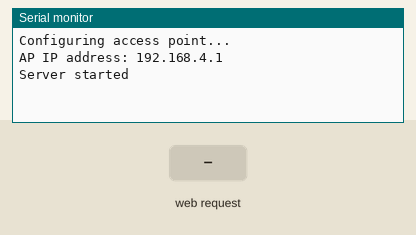
Simulated run of this sketch. Board: ESP32. Parts: the last lines printed to the serial monitor. The test bench sets the inputs (shaded band). Storage starts empty.

Above: at 1.2 s.
1.3 s: HTTP request GET /video.mp4 received
At 2.5 s:
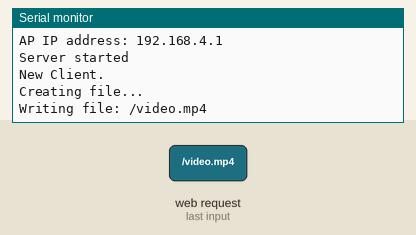
At 4.0 s:
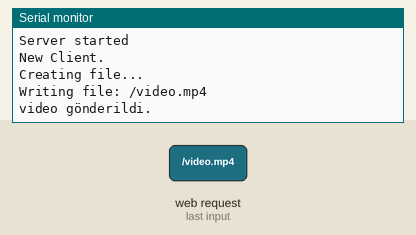

Measured:
- after the input at 1.3 s, the serial monitor: prints a new line at once (image 1)

The sketch:

video_alan_esp.ino
```cpp
#include <WiFi.h>
#include <WiFiClient.h>
#include <WiFiAP.h>
#include "FS.h"
#include "SD.h"
#include <SPI.h>

#define SD_CS 5

const char *ssid = "ESP32";
const char *password = "123456789";

WiFiServer server(80);

byte btArray[1200]={-2,-2,-2,-2,-2,-2,-2,-2,-2,-2,-2,-2,-2,-2,-2,-2,-2,-2,-2,-2,-2,-2,-2,-2,-2,-2,-2,-2,-2,-2,-2,-2,-2,
                  -2,-2,-2,-2,-2,-2,-2,-2,-2,-2,-2,-2,-2,-2,-2,-2,-2,-2,-2,-2,-2,-2,-2,-2,-2,-2,-2,-2,-2,-2,-2,-2,-2,
                  -2,-2,-2,-2,-2,-2,-2,-2,-2,-2,-2,-2,-2,-2,-2,-2,-2,-2,-2,-2,-2,-2,-2,-2,-2,-2,-2,-2,-2,-2,-2,-2,-2,-2,
                  -2,-2,-2,-2,-2,-2,-2,-2,-2,-2,-2,-2,-2,-2,-2,-2,-2,-2,-2,-2,-2,-2,-2,-2,-2,-2,-2,-2,-2,-2,-2,-2,-2,
                  -2,-2,-2,-2,-2,-2,-2,-2,-2,-2,-2,-2,-2,-2,-2,-2,-2,-2,-2,-2,-2,-2,-2,-2,-2,-2,-2,-2,-2,-2,-2,-2,-2,
                  -2,-2,-2,-2,-2,-2,-2,-2,-2,-2,-2,-2,-2,-2,-2,-2,-2,-2,-2,-2,-2,-2,-2,-2,-2,-2,-2,-2,-2,-2,-2,-2,-2,-2,
                  -2,-2,-2,-2,-2,-2,-2,-2,-2,-2,-2,-2,-2,-2,-2,-2,-2,-2,-2,-2,-2,-2,-2,-2,-2,-2,-2,-2,-2,-2,-2,-2,-2,
                  -2,-2,-2,-2,-2,-2,-2,-2,-2,-2,-2,-2,-2,-2,-2,-2,-2,-2,-2,-2,-2,-2,-2,-2,-2,-2,-2,-2,-2,-2,-2,-2,-2,
                  -2,-2,-2,-2,-2,-2,-2,-2,-2,-2,-2,-2,-2,-2,-2,-2,-2,-2,-2,-2,-2,-2,-2,-2,-2,-2,-2,-2,-2,-2,-2,-2,-2,-2,
                  -2,-2,-2,-2,-2,-2,-2,-2,-2,-2,-2,-2,-2,-2,-2,-2,-2,-2,-2,-2,-2,-2,-2,-2,-2,-2,-2,-2,-2,-2,-2,-2,-2,
                  -2,-2,-2,-2,-2,-2,-2,-2,-2,-2,-2,-2,-2,-2,-2,-2,-2,-2,-2,-2,-2,-2,-2,-2,-2,-2,-2,-2,-2,-2,-2,-2,-2,
                  -2,-2,-2,-2,-2,-2,-2,-2,-2,-2,-2,-2,-2,-2,-2,-2,-2,-2,-2,-2,-2,-2,-2,-2,-2,-2,-2,-2,-2,-2,-2,-2,-2,-2,
                  -2,-2,-2,-2,-2,-2,-2,-2,-2,-2,-2,-2,-2,-2,-2,-2,-2,-2,-2,-2,-2,-2,-2,-2,-2,-2,-2,-2,-2,-2,-2,-2,-2,
                  -2,-2,-2,-2,-2,-2,-2,-2,-2,-2,-2,-2,-2,-2,-2,-2,-2,-2,-2,-2,-2,-2,-2,-2,-2,-2,-2,-2,-2,-2,-2,-2,-2,
                  -2,-2,-2,-2,-2,-2,-2,-2,-2,-2,-2,-2,-2,-2,-2,-2,-2,-2,-2,-2,-2,-2,-2,-2,-2,-2,-2,-2,-2,-2,-2,-2,-2,-2,
                  -2,-2,-2,-2,-2,-2,-2,-2,-2,-2,-2,-2,-2,-2,-2,-2,-2,-2,-2,-2,-2,-2,-2,-2,-2,-2,-2,-2,-2,-2,-2,-2,-2,
                  -2,-2,-2,-2,-2,-2,-2,-2,-2,-2,-2,-2,-2,-2,-2,-2,-2,-2,-2,-2,-2,-2,-2,-2,-2,-2,-2,-2,-2,-2,-2,-2,-2,
                  -2,-2,-2,-2,-2,-2,-2,-2,-2,-2,-2,-2,-2,-2,-2,-2,-2,-2,-2,-2,-2,-2,-2,-2,-2,-2,-2,-2,-2,-2,-2,-2,-2,-2,
                  -2,-2,-2,-2,-2,-2,-2,-2,-2,-2,-2,-2,-2,-2,-2,-2,-2,-2,-2,-2,-2,-2,-2,-2,-2,-2,-2,-2,-2,-2,-2,-2,-2,
                  -2,-2,-2,-2,-2,-2,-2,-2,-2,-2,-2,-2,-2,-2,-2,-2,-2,-2,-2,-2,-2,-2,-2,-2,-2,-2,-2,-2,-2,-2,-2,-2,-2,
                  -2,-2,-2,-2,-2,-2,-2,-2,-2,-2,-2,-2,-2,-2,-2,-2,-2,-2,-2,-2,-2,-2,-2,-2,-2,-2,-2,-2,-2,-2,-2,-2,-2,-2,
                  -2,-2,-2,-2,-2,-2,-2,-2,-2,-2,-2,-2,-2,-2,-2,-2,-2,-2,-2,-2,-2,-2,-2,-2,-2,-2,-2,-2,-2,-2,-2,-2,-2,
                  -2,-2,-2,-2,-2,-2,-2,-2,-2,-2,-2,-2,-2,-2,-2,-2,-2,-2,-2,-2,-2,-2,-2,-2,-2,-2,-2,-2,-2,-2,-2,-2,-2,
                  -2,-2,-2,-2,-2,-2,-2,-2,-2,-2,-2,-2,-2,-2,-2,-2,-2,-2,-2,-2,-2,-2,-2,-2,-2,-2,-2,-2,-2,-2,-2,-2,-2,-2,
                  -2,-2,-2,-2,-2,-2,-2,-2,-2,-2,-2,-2,-2,-2,-2,-2,-2,-2,-2,-2,-2,-2,-2,-2,-2,-2,-2,-2,-2,-2,-2,-2,-2,
                  -2,-2,-2,-2,-2,-2,-2,-2,-2,-2,-2,-2,-2,-2,-2,-2,-2,-2,-2,-2,-2,-2,-2,-2,-2,-2,-2,-2,-2,-2,-2,-2,-2,
                  -2,-2,-2,-2,-2,-2,-2,-2,-2,-2,-2,-2,-2,-2,-2,-2,-2,-2,-2,-2,-2,-2,-2,-2,-2,-2,-2,-2,-2,-2,-2,-2,-2,-2,
                  -2,-2,-2,-2,-2,-2,-2,-2,-2,-2,-2,-2,-2,-2,-2,-2,-2,-2,-2,-2,-2,-2,-2,-2,-2,-2,-2,-2,-2,-2,-2,-2,-2,
                  -2,-2,-2,-2,-2,-2,-2,-2,-2,-2,-2,-2,-2,-2,-2,-2,-2,-2,-2,-2,-2,-2,-2,-2,-2,-2,-2,-2,-2,-2,-2,-2,-2,
                  -2,-2,-2,-2,-2,-2,-2,-2,-2,-2,-2,-2,-2,-2,-2,-2,-2,-2,-2,-2,-2,-2,-2,-2,-2,-2,-2,-2,-2,-2,-2,-2,-2,-2,
                  -2,-2,-2,-2,-2,-2,-2,-2,-2,-2,-2,-2,-2,-2,-2,-2,-2,-2,-2,-2,-2,-2,-2,-2,-2,-2,-2,-2,-2,-2,-2,-2,-2,
                  -2,-2,-2,-2,-2,-2,-2,-2,-2,-2,-2,-2,-2,-2,-2,-2,-2,-2,-2,-2,-2,-2,-2,-2,-2,-2,-2,-2,-2,-2,-2,-2,-2,
                  -2,-2,-2,-2,-2,-2,-2,-2,-2,-2,-2,-2,-2,-2,-2,-2,-2,-2,-2,-2,-2,-2,-2,-2,-2,-2,-2,-2,-2,-2,-2,-2,-2,-2,
                  -2,-2,-2,-2,-2,-2,-2,-2,-2,-2,-2,-2,-2,-2,-2,-2,-2,-2,-2,-2,-2,-2,-2,-2,-2,-2,-2,-2,-2,-2,-2,-2,-2,
                  -2,-2,-2,-2,-2,-2,-2,-2,-2,-2,-2,-2,-2,-2,-2,-2,-2,-2,-2,-2,-2,-2,-2,-2,-2,-2,-2,-2,-2,-2,-2,-2,-2,
                  -2,-2,-2,-2,-2,-2,-2,-2,-2,-2,-2,-2,-2,-2,-2,-2,-2,-2,-2,-2,-2,-2,-2,-2,-2,-2,-2,-2,-2,-2,-2,-2,-2,-2,};
int indexx=0;

void setup() {

  Serial.begin(115200);
  Serial.println("Configuring access point...");

  // You can remove the password parameter if you want the AP to be open.
  WiFi.softAP(ssid, password);
  IPAddress myIP = WiFi.softAPIP();
  Serial.print("AP IP address: ");
  Serial.println(myIP);
  server.begin();

  Serial.println("Server started");

  SD.begin(SD_CS);


}
void loop() {
  WiFiClient client = server.available();   // listen for incoming clients

  if (client) {                             // if you get a client,
    Serial.println("New Client.");           // print a message out the serial port
    File file = SD.open("/video.mp4");
    Serial.println("Creating file...");
    writeFile(SD, "/video.mp4");
    file.close();

    while (client.connected()) {            // loop while the client's connected
      if (client.available()) {             // if there's bytes to read from the client,
        //char c = client.read();             // read a byte, then
        byte b = client.read();
        if(indexx<1200){
          btArray[indexx]=b;
          indexx++;
        }if (indexx==1200){
          appendFile(SD,"/video.mp4");
          indexx=0;
        }
      }

    }

    // close the connection:
    client.stop();
    //Serial.println("Client Disconnected.");
    if(indexx!=1200){
      appendFile(SD,"/video.mp4");
    }
    Serial.println("video gönderildi.");
  }
}
void writeFile(fs::FS &fs, const char * path) {
  Serial.printf("Writing file: %s\n", path);

  File file = fs.open(path, FILE_WRITE);
  if (!file) {
    Serial.println("Failed to open file for writing");
    return;
  }
  file.close();
}

void appendFile(fs::FS &fs, const char * path) {
  //Serial.println(btArray[0]);

  File file = fs.open(path, FILE_APPEND);
  if (!file) {
    Serial.println("Failed to open file for appending");
    return;
  }
  for (int i=0;i<1200;i++){
    if(btArray[i]!=-2){
      if (file.write(btArray[i])) {
         btArray[i]=-2;
      } else {
        Serial.println("Append failed");
      }
    }

  }

  file.close();
}
```
